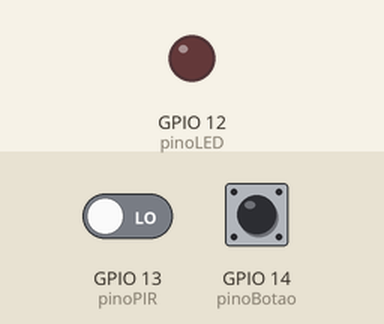
This sketch was run on a simulated ESP32. On the bench: output pins drawn as LEDs (lit = HIGH). The inputs (shaded band) are chosen by the test bench; at power-on: GPIO 13 (pinoPIR) LOW, GPIO 14 (pinoBotao) HIGH. WiFi joins after 1.5 s; servers stay silent unless stated; uploads are accepted with an empty reply; what the sketch prints to the serial monitor is not drawn.

Above: at 2.7 s.
2.8 s: GPIO 13 (pinoPIR) driven HIGH
At 4.2 s:
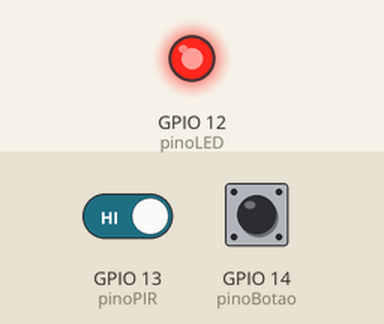
5.9 s: GPIO 13 (pinoPIR) driven LOW
At 6.8 s:
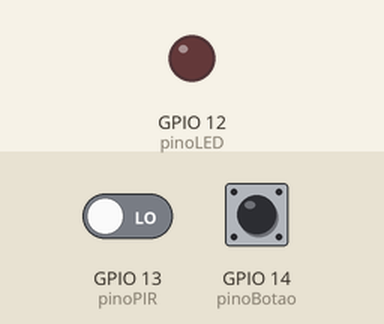
Timing chart, 0 to 8.9 s (numbered marks = the images above; inputs shaded):
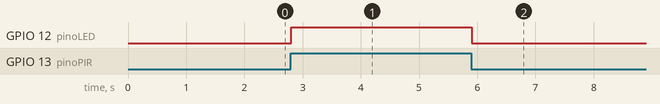

The sketch:

sketch.ino
```cpp
#include <WiFi.h>
#include <HTTPClient.h>
#include <WiFiClientSecure.h>

const char* ssid = "Wokwi-GUEST";
const char* password = "";
const char* apiHost = "https://35s4mdw1-5000.brs.devtunnels.ms//api/dados_sensor";

const int pinoPIR = 13;
const int pinoLED = 12;
const int pinoBotao = 14;

unsigned long tempoInicio = 0;
bool emAtendimento = false;
bool satisfacaoRegistrada = false;

void conectarWifi() {
  Serial.print("Conectando Wifi...");
  WiFi.begin(ssid, password);
  while (WiFi.status() != WL_CONNECTED) {
    delay(500);
    Serial.print(".");
  }
  Serial.println(" Conectado!");
}

void enviarDadosAPI(int satisfacao, int duracao) {
  if (WiFi.status() == WL_CONNECTED) {

    WiFiClientSecure client;
    client.setInsecure(); //
    client.setTimeout(10000);
    HTTPClient http;

    Serial.print("Conectando em: ");
    Serial.println(apiHost);

    // Tenta iniciar a conexão
    if (http.begin(client, apiHost)) {
      http.addHeader("Content-Type", "application/json");

      String json = "{\"valor_sensor\": 1,";
      json += "\"satisfacao\": " + String(satisfacao) + ",";
      json += "\"tempo_duracao\": " + String(duracao) + "}";

      Serial.println("Enviando JSON...");

      int httpCode = http.POST(json);

      if (httpCode == 200) {
        Serial.println("✅ SUCESSO: Dados salvos no banco!");
      } else {
        Serial.print("❌ ERRO HTTP: ");
        Serial.println(httpCode);
        if (httpCode == -1) Serial.println("⚠️ DICA: Verifique se a URL do Ngrok mudou ou se ele está fechado.");
      }
      http.end();
    } else {
      Serial.println("❌ Erro: Não foi possível alcançar o servidor (URL errada?)");
    }
  } else {
    conectarWifi();
  }
}

void setup() {
  Serial.begin(115200);
  pinMode(pinoPIR, INPUT);
  pinMode(pinoLED, OUTPUT);
  pinMode(pinoBotao, INPUT_PULLUP);

  conectarWifi();
  Serial.println("\n--- SISTEMA PRONTO (HTTPS SEGURO) ---");
}

void loop() {
  int leituraPIR = digitalRead(pinoPIR);
  int leituraBotao = digitalRead(pinoBotao);

  // Lógica de Movimento
  if (leituraPIR == HIGH) {
    digitalWrite(pinoLED, HIGH);

    if (!emAtendimento) {
      emAtendimento = true;
      tempoInicio = millis();
      satisfacaoRegistrada = false;
      Serial.println("[SENSOR] Visitante detectado.");
    }

    // Botão de Satisfação (Memória)
    if (leituraBotao == LOW && !satisfacaoRegistrada) {
      satisfacaoRegistrada = true;
      Serial.println(">>> Satisfação registrada!");
    }
  }
  // Fim do Movimento
  else {
    digitalWrite(pinoLED, LOW);

    if (emAtendimento) {
      unsigned long tempoTotal = (millis() - tempoInicio) / 1000;
      Serial.println("[SENSOR] Visita finalizada. Enviando...");

      enviarDadosAPI(satisfacaoRegistrada ? 1 : 0, tempoTotal);

      emAtendimento = false;
      satisfacaoRegistrada = false;
    }
  }

  delay(100);
}
```

Measured:
- after the input at 2.8 s, GPIO 12 (pinoLED): LOW → HIGH at once
- after the input at 5.9 s, GPIO 12 (pinoLED): HIGH → LOW at once
